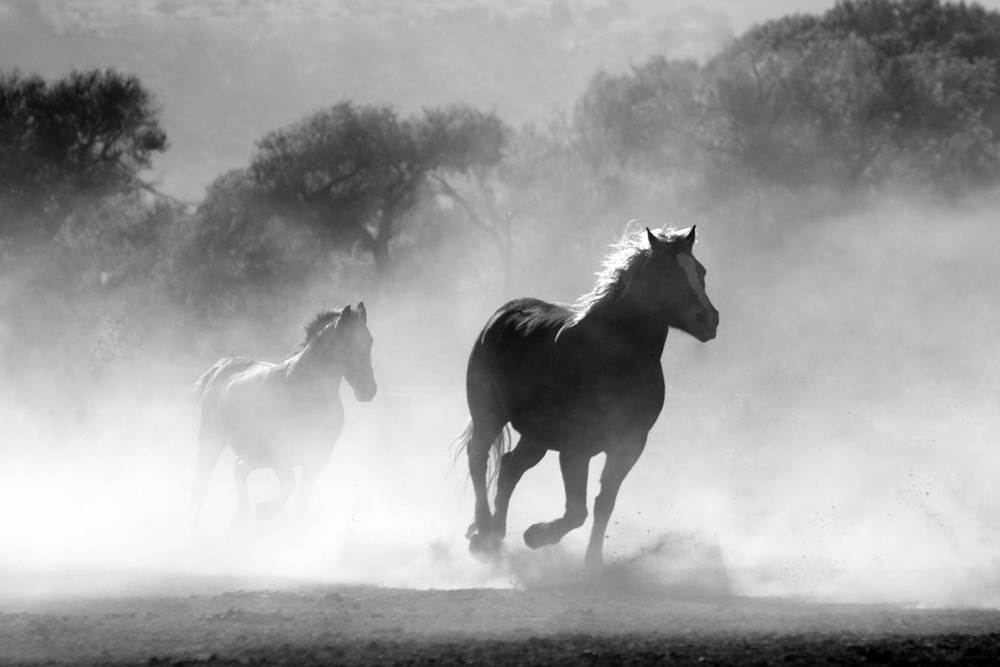
%> input picture Midterm 2/horse.jpg, 1000 x 667 px, shrunk from 4500 x 3000 before the run
$ octave midterm2.m   (GNU Octave 9; MATLAB toolbox functions it lacks are replaced by stand-ins)
%> lines starting %> are read from the running program, lines starting %| are printed output that depends on the picture
clear; clc; close all

Input_CT_RGB_Im = double(imread('horse.jpg'));
%> Input_CT_RGB_Im: size 667x1000x3 double; min 0, max 255, mean 158.8; mean of the top-left, top-right, bottom-left and bottom-right quarters 133.4, 141.3, 196.6, 163.8
X = Input_CT_RGB_Im(:,:,1);

[c,s]=wavedec2(X,2,'db1');
%> s = [167 250; 167 250; 334 500; 667 1000]

[H1,V1,D1] = detcoef2('all',c,s,1);
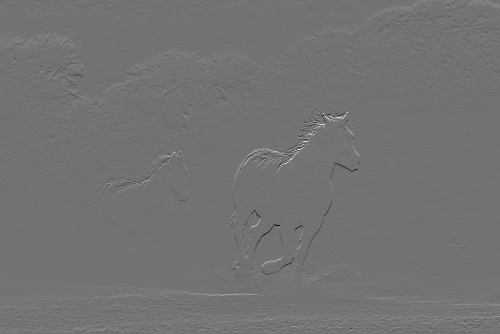
%> H1: size 334x500 double; min -88.5, max 107.5, mean 0.2; drawn with min black and max white
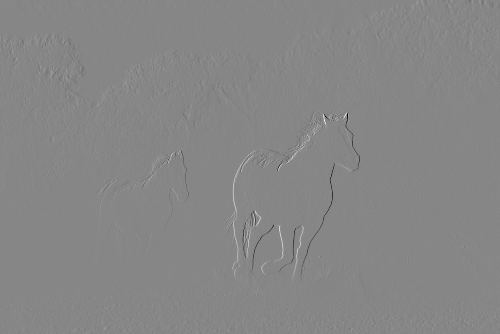
%> V1: size 334x500 double; min -142, max 126.5, mean 0; drawn with min black and max white
A1 = appcoef2(c,s,'haar',1);

[h1,w1,z]= size(A1);
%> h1 = 334; w1 = 500; z = 1
A1_v = reshape(A1,h1*w1,z);
H1_v= reshape(H1,h1*w1,z);
V1_v= reshape(V1,h1*w1,z);
D1_v= reshape(D1,h1*w1,z);

[H2,V2,D2] = detcoef2('all',c,s,2);
A2 = appcoef2(c,s,'haar',2);
[h2,w2,z]= size(A2);
%> h2 = 167; w2 = 250
A2_v = reshape(A2,h2*w2,z);
H2_v= reshape(H2,h2*w2,z);
V2_v= reshape(V2,h2*w2,z);
D2_v= reshape(D2,h2*w2,z);

% Part 1: Wavelet Decomposition and Display
% Display Level 1 decomposition
figure;

subplot(4,2,1); imshow(A1,[]); title('Approximation Coef. of Level 1');
subplot(4,2,2); imshow(H1,[]); title('Horizontal detail Coef. of Level 1');
subplot(4,2,3); imshow(V1,[]); title('Vertical detail Coef. of Level 1');
subplot(4,2,4); imshow(D1,[]); title('Diagonal detail Coef. of Level 1');

% Display Level 2 decomposition
subplot(4,2,5); imshow(A2,[]); title('Approximation Coef. of Level 2');
subplot(4,2,6); imshow(H2,[]); title('Horizontal detail Coef. of Level 2');
subplot(4,2,7); imshow(V2,[]); title('Vertical detail Coef. of Level 2');
subplot(4,2,8); imshow(D2,[]); title('Diagonal detail Coef. of Level 2');

% Part 2: Reconstruct with All Decompoisition Components and visualize error
% Full Reconstruction
Rec_X = waverec2(c,s,'db1');

figure
subplot(1,3,1); imshow(X,[]); title('Input Image');

subplot(1,3,2); imshow(Rec_X,[]); title('Fully Reconstructed');

subplot(1,3,3); imshow(Rec_X-X,[]); title('Error in Reconstruction');
%> after `imshow(Rec_X-X,[])`:
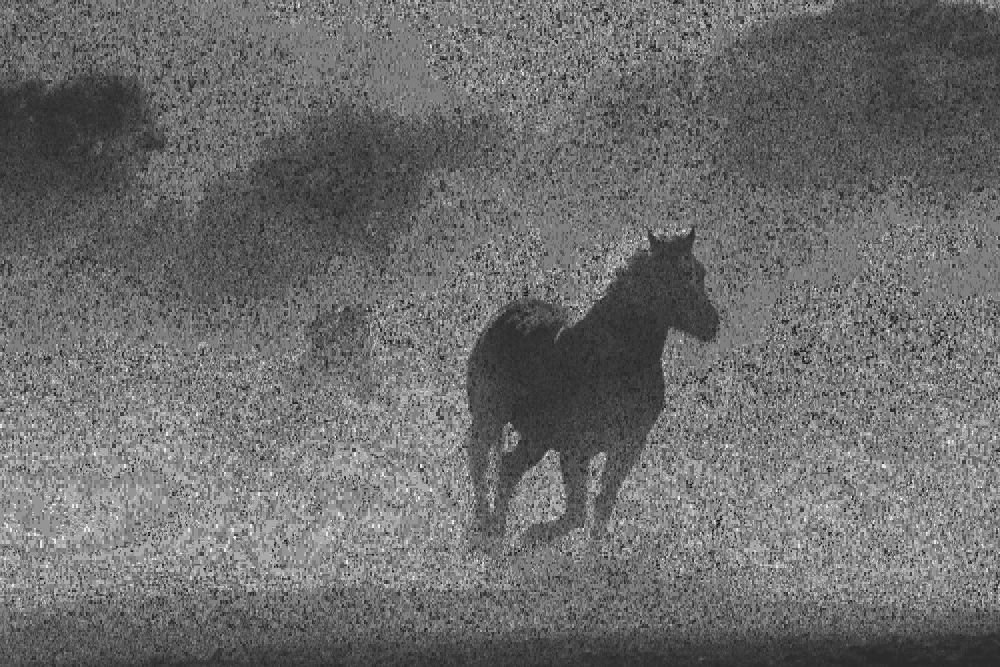
%> displayed picture: size 667x1000, on the screen's scale of 0 to 255; min 0, max 255, mean 108.6

% Part 3-6: Only Certain Components
% Keep only approximation component
CA = [1.*A2_v' 0.*H2_v' 0.*V2_v' 0.*D2_v' 0.*H1_v' 0.*V1_v' 0.*D1_v'];
Rec_XA = waverec2(CA,s,'db1');

% Keep only the horizontal details
CH = [0.*A2_v' 1.*H2_v' 0.*V2_v' 0.*D2_v' 1.*H1_v' 0.*V1_v' 0.*D1_v'];
Rec_XH = waverec2(CH,s,'db1');

% Keep only vertical and approximation
CVA = [1.*A2_v' 0.*H2_v' 1.*V2_v' 0.*D2_v' 0.*H1_v' 1.*V1_v' 0.*D1_v'];
Rec_XVA = waverec2(CVA,s,'db1');

% Remove all Level 2 details
CL1 = [0.*A2_v' 0.*H2_v' 0.*V2_v' 0.*D2_v' 1.*H1_v' 1.*V1_v' 1.*D1_v'];
Rec_XL1 = waverec2(CL1,s,'db1');

figure;
subplot(2,2,1); imshow(Rec_XA,[]); title('Approx. Only Reconst.');
subplot(2,2,2); imshow(Rec_XH,[]); title('Horizontal Only Reconst.');
subplot(2,2,3); imshow(Rec_XVA,[]); title('Vertical + Approx. Reconst.');
subplot(2,2,4); imshow(Rec_XL1,[]); title('Level 1 Only Reconstr.');
